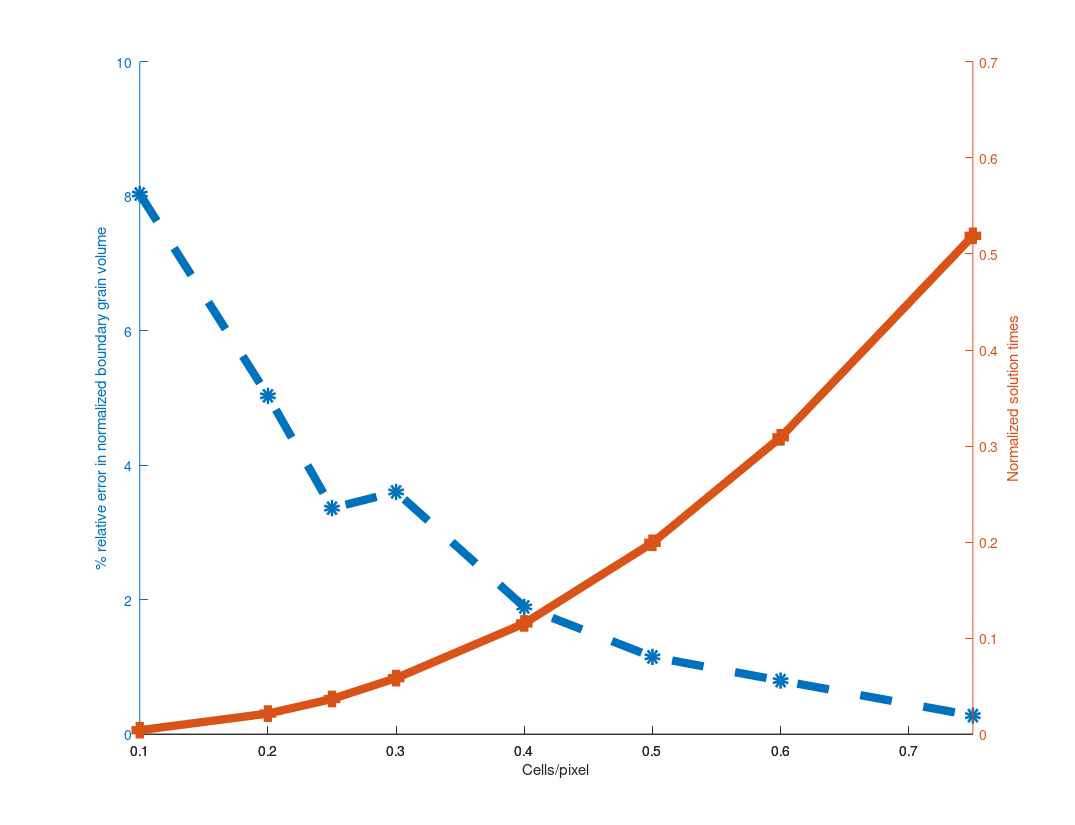

The MATLAB source for this figure:
clear all
clf
hold on

% cells_per_pixel,  n. grains,  volume intersecting boundary,  intersecting vol/total vol,  /usr/bin/time -p
data = [
    0.10             317        7.4311731817216682e-03        8.6136177194421609e-03      2.15
    0.20             325        7.2247517044515732e-03        8.3743505605687104e-03      10.97
    0.25             326        7.1098420155934977e-03        8.2411564998357330e-03      18.73
    0.30             325        7.1264557628943296e-03        8.2604138182479549e-03      29.80
    0.40             325        7.0088073910520602e-03        8.1240452966722942e-03      58.84
    0.50             325        6.9576877147021548e-03        8.0647914831421825e-03      101.66
    0.60             325        6.9334132083482400e-03        8.0366544295508210e-03      157.66
    0.75             325        6.8595002576961666e-03        7.9509804873798967e-03      264.66
    1.00             325        6.8785441180426862e-03        7.9730545972029384e-03      510.03 % 'true' solution (highest resolution solution)
];

N=length(data);

% Compute relative error in scaled volume intersecting the boundary
rel_err = abs(data(1:N-1,4) - data(N,4)) / data(N,4);

% Compute normalized (vs. true solution) solution times
norm_times = data(1:N-1,5) / data(N,5);

% Plot vs. cells_per_pixel
x = data(1:N-1,1);
[haxis, h1, h2] = plotyy(x, 100*rel_err, x, norm_times);

% Label the axes
ylabel (haxis(1), '% relative error in normalized boundary grain volume');
ylabel (haxis(2), 'Normalized solution times');
xlabel ('Cells/pixel');

% Make thick lines - this looks better in PDF
set([h1, h2], 'linewidth', 6);

% Turn on markers
set(h1, 'marker', 'o');
set(h2, 'marker', 's');

% Set marker size
set([h1, h2], 'markersize', 6);

% Make dashed line in the PDF
set(h1, 'linestyle', '--');

% Print to PDF
set (gcf, "papersize", [11, 8.5]);
set (gcf, "paperorientation", 'landscape');

% I was using these paper settings in older versions of Octave, but
% they changed in 3.8.0
is_380 = strcmp(version(), '3.8.0');

if (!is_380)
  set (gcf, "paperposition", [0.25, 0.25, 10.75, 8.25]);
else
  % In Octave 3.8.0, the default paperposition is [0.25000, 2.50000, 8.00000, 6.00000],
  % the third number makes the plot taller instead of wider!
  set (gcf, "paperposition", [0.25, 0.25, 8.0, 10.5]);
end

% Make a PDF of this plot.
print('-dpdf', 'results.pdf', '-FHelvetica:20');
